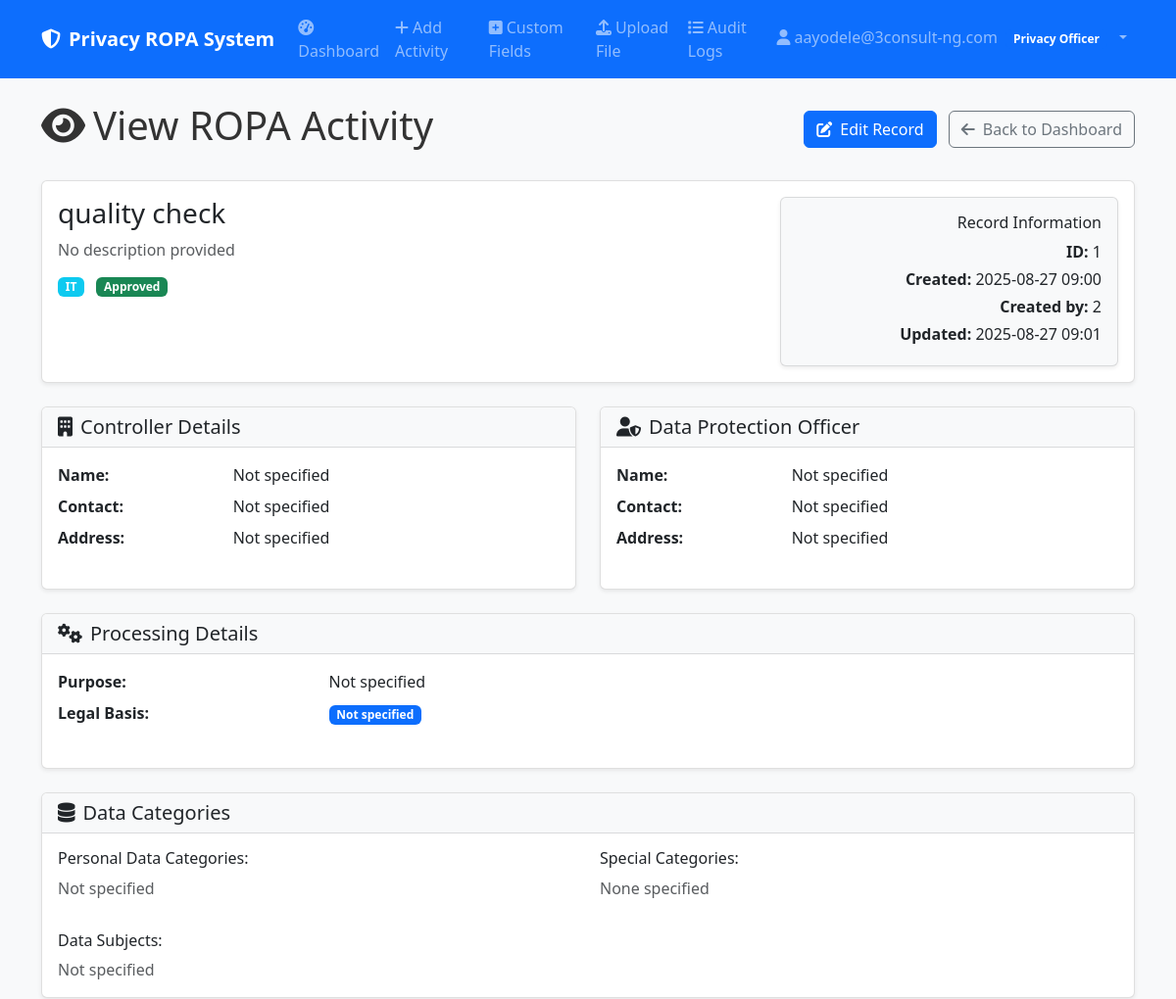
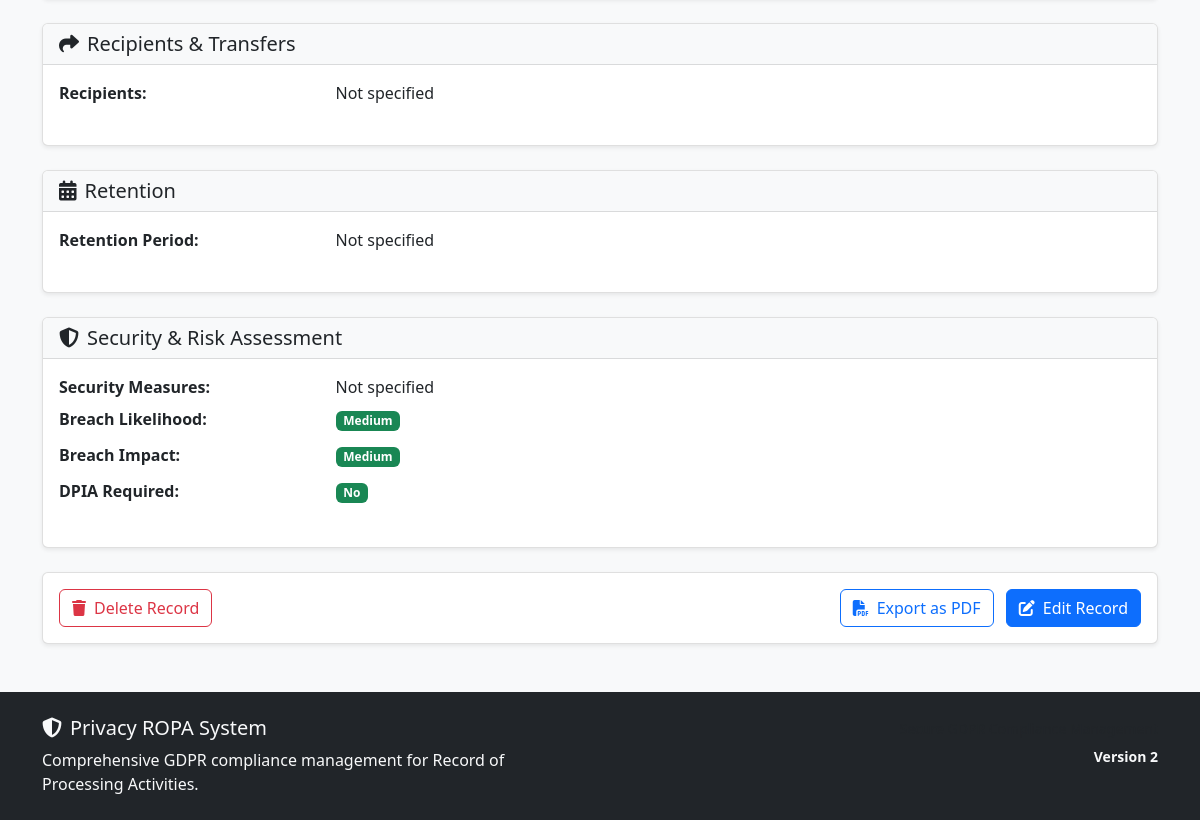
Screenshot of /ropa/1 (signed in) with the database file from the repository (2 pictures, top to bottom).
### models.py (models this page shows)
class User(UserMixin, db.Model):
    __tablename__ = 'users'
    id = db.Column(Integer, primary_key=True)
    email = db.Column(String(120), unique=True, nullable=False)
    password_hash = db.Column(String(256), nullable=False)
    role = db.Column(String(50), nullable=False, default='Privacy Champion')
    department = db.Column(String(100))
    created_at = db.Column(DateTime, default=datetime.utcnow)
    last_login = db.Column(DateTime)
    reset_token = db.Column(String(256), nullable=True)
    reset_token_expires = db.Column(DateTime, nullable=True)
    ropa_records = db.relationship('ROPARecord', foreign_keys='ROPARecord.created_by', backref='creator', lazy=True)

class ROPARecord(db.Model):
    __tablename__ = 'ropa_records'
    __table_args__ = {'extend_existing': True}
    id = db.Column(Integer, primary_key=True)
    processing_activity_name = db.Column(String(200), nullable=False)
    category = db.Column(String(100))
    description = db.Column(Text)
    department_function = db.Column(String(100))
    controller_name = db.Column(String(200))
    controller_contact = db.Column(String(200))
    controller_address = db.Column(Text)
    dpo_name = db.Column(String(200))
    dpo_contact = db.Column(String(200))
    dpo_address = db.Column(Text)
    processor_name = db.Column(String(200))
    processor_contact = db.Column(String(200))
    processor_address = db.Column(Text)
    representative_name = db.Column(String(200))
    representative_contact = db.Column(String(200))
    representative_address = db.Column(Text)
    processing_purpose = db.Column(Text)
    legal_basis = db.Column(String(200))
    legitimate_interests = db.Column(Text)
    data_categories = db.Column(Text)
    special_categories = db.Column(Text)
    data_subjects = db.Column(Text)
    recipients = db.Column(Text)
    third_country_transfers = db.Column(Text)
    safeguards = db.Column(Text)
    retention_period = db.Column(String(100))
    deletion_procedures = db.Column(Text)
    security_measures = db.Column(Text)
    breach_likelihood = db.Column(String(50))
    breach_impact = db.Column(String(50))
    risk_level = db.Column(String(50))
    dpia_required = db.Column(Boolean, default=False)
    dpia_outcome = db.Column(Text)
    status = db.Column(String(50), default='Draft')
    created_by = db.Column(Integer, db.ForeignKey('users.id'), nullable=False)
    created_at = db.Column(DateTime, default=datetime.utcnow)
    updated_at = db.Column(DateTime, default=datetime.utcnow, onupdate=datetime.utcnow)
    reviewed_by = db.Column(Integer, db.ForeignKey('users.id'))
    reviewed_at = db.Column(DateTime)
    review_comments = db.Column(Text)

### app.py (the view)
@app.route('/ropa/<int:id>')
@login_required
def view_ropa(id):
    record = models.ROPARecord.query.get_or_404(id)
    if current_user.role == 'Privacy Champion' and record.created_by != current_user.id:
        abort(403)
    from custom_tab_automation import get_approved_custom_fields_by_category
    from custom_tab_automation import get_custom_data_for_record
    try:
        custom_fields = get_approved_custom_fields_by_category()
        custom_data = get_custom_data_for_record(record.id)
    except:
        custom_fields = {}
        custom_data = {}
    return render_template('ropa_view.html', record=record, custom_fields=custom_fields, custom_data=custom_data)

### templates/ropa_view.html (shortened to what this page needs)
{% extends "base.html" %}
{% block content %}
<div class="d-flex justify-content-between align-items-center mb-4">
    <h1><i class="fas fa-eye me-2"></i>View ROPA Activity</h1>
    <div>
        <a href="{{ url_for('edit_activity', record_id=record.id) }}" class="btn btn-primary me-2">
            <i class="fas fa-edit me-2"></i>Edit Record
        </a>
        <a href="{{ url_for('index') }}" class="btn btn-outline-secondary">
            <i class="fas fa-arrow-left me-2"></i>Back to Dashboard
        </a>
    </div>
</div>
<div class="card mb-4">
    <div class="card-body">
        <div class="row">
            <div class="col-md-8">
                <h3 class="mb-2">{{ record.processing_activity_name }}</h3>
                <p class="text-muted mb-3">{{ record.description or 'No description provided' }}</p>
                <div class="d-flex flex-wrap gap-2">
                    {% if record.department_function %}
                    <span class="badge bg-info">{{ record.department_function }}</span>
                    {% endif %}
                    <span class="badge bg-{% if record.status == 'Approved' %}success{% elif record.status == 'Pending Review' %}warning{% elif record.status == 'Rejected' %}danger{% else %}secondary{% endif %}">
                        {{ record.status }}
                    </span>
                </div>
            </div>
            <div class="col-md-4 text-md-end">
                <div class="card bg-light">
                    <div class="card-body">
                        <h6 class="card-title">Record Information</h6>
                        <p class="card-text mb-1"><strong>ID:</strong> {{ record.id }}</p>
                        <p class="card-text mb-1"><strong>Created:</strong> {{ record.created_at.strftime('%Y-%m-%d %H:%M') if record.created_at else 'N/A' }}</p>
                        <p class="card-text mb-1"><strong>Created by:</strong> {{ record.created_by }}</p>
                        {% if record.updated_at %}
                        <p class="card-text mb-1"><strong>Updated:</strong> {{ record.updated_at.strftime('%Y-%m-%d %H:%M') }}</p>
                        {% endif %}
                    </div>
                </div>
            </div>
        </div>
    </div>
</div>
<div class="row">
    <div class="col-md-6 mb-4">
        <div class="card h-100">
            <div class="card-header">
                <h5 class="mb-0"><i class="fas fa-building me-2"></i>Controller Details</h5>
            </div>
            <div class="card-body">
                <dl class="row">
                    <dt class="col-sm-4">Name:</dt>
                    <dd class="col-sm-8">{{ record.controller_name or 'Not specified' }}</dd>
                    <dt class="col-sm-4">Contact:</dt>
                    <dd class="col-sm-8">{{ record.controller_contact or 'Not specified' }}</dd>
                    <dt class="col-sm-4">Address:</dt>
                    <dd class="col-sm-8">{{ record.controller_address or 'Not specified' }}</dd>
                </dl>
            </div>
        </div>
    </div>
    <div class="col-md-6 mb-4">
        <div class="card h-100">
            <div class="card-header">
                <h5 class="mb-0"><i class="fas fa-user-shield me-2"></i>Data Protection Officer</h5>
            </div>
            <div class="card-body">
                <dl class="row">
                    <dt class="col-sm-4">Name:</dt>
                    <dd class="col-sm-8">{{ record.dpo_name or 'Not specified' }}</dd>
                    <dt class="col-sm-4">Contact:</dt>
                    <dd class="col-sm-8">{{ record.dpo_contact or 'Not specified' }}</dd>
                    <dt class="col-sm-4">Address:</dt>
                    <dd class="col-sm-8">{{ record.dpo_address or 'Not specified' }}</dd>
                </dl>
            </div>
        </div>
    </div>
</div>
<div class="card mb-4">
    <div class="card-header">
        <h5 class="mb-0"><i class="fas fa-cogs me-2"></i>Processing Details</h5>
    </div>
    <div class="card-body">
        <dl class="row">
            <dt class="col-sm-3">Purpose:</dt>
            <dd class="col-sm-9">{{ record.processing_purpose or 'Not specified' }}</dd>
            <dt class="col-sm-3">Legal Basis:</dt>
            <dd class="col-sm-9">
                <span class="badge bg-primary">{{ record.legal_basis or 'Not specified' }}</span>
            </dd>
        </dl>
    </div>
</div>
<div class="card mb-4">
    <div class="card-header">
        <h5 class="mb-0"><i class="fas fa-database me-2"></i>Data Categories</h5>
    </div>
    <div class="card-body">
        <div class="row">
            <div class="col-md-6 mb-3">
                <h6>Personal Data Categories:</h6>
                {% if record.data_categories %}
                    {% for category in record.data_categories.split(', ') %}
                        <span class="badge bg-secondary me-1 mb-1">{{ category }}</span>
                    {% endfor %}
                {% else %}
                    <span class="text-muted">Not specified</span>
                {% endif %}
            </div>
            <div class="col-md-6 mb-3">
                <h6>Special Categories:</h6>
                {% if record.special_categories %}
                    {% for category in record.special_categories.split(', ') %}
                        <span class="badge bg-warning me-1 mb-1">{{ category }}</span>
                    {% endfor %}
                {% else %}
                    <span class="text-muted">None specified</span>
                {% endif %}
            </div>
        </div>
        <div class="mt-3">
            <h6>Data Subjects:</h6>
            {% if record.data_subjects %}
                {% for subject in record.data_subjects.split(', ') %}
                    <span class="badge bg-info me-1 mb-1">{{ subject }}</span>
                {% endfor %}
            {% else %}
                <span class="text-muted">Not specified</span>
            {% endif %}
        </div>
    </div>
</div>
<div class="card mb-4">
    <div class="card-header">
        <h5 class="mb-0"><i class="fas fa-share me-2"></i>Recipients & Transfers</h5>
    </div>
    <div class="card-body">
        <dl class="row">
            <dt class="col-sm-3">Recipients:</dt>
            <dd class="col-sm-9">{{ record.recipients or 'Not specified' }}</dd>
        </dl>
    </div>
</div>
<div class="card mb-4">
    <div class="card-header">
        <h5 class="mb-0"><i class="fas fa-calendar-alt me-2"></i>Retention</h5>
    </div>
    <div class="card-body">
        <dl class="row">
            <dt class="col-sm-3">Retention Period:</dt>
            <dd class="col-sm-9">{{ record.retention_period or 'Not specified' }}</dd>
        </dl>
    </div>
</div>
<div class="card mb-4">
    <div class="card-header">
        <h5 class="mb-0"><i class="fas fa-shield-alt me-2"></i>Security & Risk Assessment</h5>
    </div>
    <div class="card-body">
        <dl class="row">
            <dt class="col-sm-3">Security Measures:</dt>
            <dd class="col-sm-9">{{ record.security_measures or 'Not specified' }}</dd>
            <dt class="col-sm-3">Breach Likelihood:</dt>
            <dd class="col-sm-9">
                <span class="badge bg-{% if record.breach_likelihood == 'High' %}danger{% elif record.breach_likelihood == 'Medium' %}warning{% else %}success{% endif %}">
                    {{ record.breach_likelihood or 'Medium' }}
                </span>
            </dd>
            <dt class="col-sm-3">Breach Impact:</dt>
            <dd class="col-sm-9">
                <span class="badge bg-{% if record.breach_impact == 'High' %}danger{% elif record.breach_impact == 'Medium' %}warning{% else %}success{% endif %}">
                    {{ record.breach_impact or 'Medium' }}
                </span>
            </dd>
            <dt class="col-sm-3">DPIA Required:</dt>
            <dd class="col-sm-9">
                <span class="badge bg-{% if record.dpia_required == 'Yes' %}danger{% elif record.dpia_required == 'Consider' %}warning{% else %}success{% endif %}">
                    {{ record.dpia_required or 'No' }}
                </span>
            </dd>
        </dl>
    </div>
</div>
<div class="card">
    <div class="card-body">
        <div class="d-flex justify-content-between">
            <div>
                {% if current_user.role == 'Privacy Officer' or record.created_by == current_user.id %}
                <a href="{{ url_for('delete_activity', record_id=record.id) }}" class="btn btn-outline-danger"
                   onclick="return confirm('Are you sure you want to delete this record? This action cannot be undone.')">
                    <i class="fas fa-trash me-2"></i>Delete Record
                </a>
                {% endif %}
            </div>
            <div>
                <a href="{{ url_for('export_data', format='pdf') }}" class="btn btn-outline-primary me-2">
                    <i class="fas fa-file-pdf me-2"></i>Export as PDF
                </a>
                <a href="{{ url_for('edit_activity', record_id=record.id) }}" class="btn btn-primary">
                    <i class="fas fa-edit me-2"></i>Edit Record
                </a>
            </div>
        </div>
    </div>
</div>
{% endblock %}

### templates/base.html (shortened to what this page needs)
<!DOCTYPE html>
<html lang="en" data-bs-theme="light">
<head>
    <link href="https://cdn.jsdelivr.net/npm/bootstrap@5.3.0/dist/css/bootstrap.min.css" rel="stylesheet">
    <link href="https://cdnjs.cloudflare.com/ajax/libs/font-awesome/6.4.0/css/all.min.css" rel="stylesheet">
    <link href="{{ url_for('static', filename='css/custom.css') }}" rel="stylesheet">
</head>
<body>
    <nav class="navbar navbar-expand-lg navbar-dark bg-primary">
        <div class="container">
            <a class="navbar-brand fw-bold" href="{{ url_for('index') }}">
                <i class="fas fa-shield-alt me-2"></i>Privacy ROPA System
            </a>
            {% if current_user.is_authenticated %}
            <div class="collapse navbar-collapse" id="navbarNav">
                <ul class="navbar-nav me-auto">
                    <li class="nav-item">
                        <a class="nav-link" href="{{ url_for('index') }}">
                            <i class="fas fa-tachometer-alt me-1"></i>Dashboard
                        </a>
                    </li>
                    <li class="nav-item">
                        <a class="nav-link" href="{{ url_for('add_activity') }}">
                            <i class="fas fa-plus me-1"></i>Add Activity
                        </a>
                    </li>
                    <li class="nav-item">
                        <a class="nav-link" href="{{ url_for('custom_tabs') }}">
                            <i class="fas fa-plus-square me-1"></i>Custom Fields
                        </a>
                    </li>
                    {% if current_user.role == 'Privacy Officer' %}
                    <li class="nav-item">
                        <a class="nav-link" href="{{ url_for('upload_file') }}">
                            <i class="fas fa-upload me-1"></i>Upload File
                        </a>
                    </li>
                    <li class="nav-item">
                        <a class="nav-link" href="{{ url_for('audit_logs') }}">
                            <i class="fas fa-list me-1"></i>Audit Logs
                        </a>
                    </li>
                    {% endif %}
                </ul>
                <ul class="navbar-nav">
                    <li class="nav-item dropdown">
                        <a class="nav-link dropdown-toggle" href="#" role="button" data-bs-toggle="dropdown">
                            <i class="fas fa-user me-1"></i>{{ current_user.email }}
                            <span class="badge bg-primary ms-1">{{ current_user.role }}</span>
                        </a>
                    </li>
                </ul>
            </div>
            {% endif %}
        </div>
    </nav>
    <main class="container my-4">
        {% block content %}{% endblock %}
    </main>
    <footer class="bg-dark text-light py-4 mt-5">
        <div class="container">
            <div class="row">
                <div class="col-md-6">
                    <h5><i class="fas fa-shield-alt me-2"></i>Privacy ROPA System</h5>
                    <p class="mb-0">Comprehensive GDPR compliance management for Record of Processing Activities.</p>
                </div>
                <div class="col-md-6 text-md-end">
                    <p class="mb-0">
                        <small class="text-muted">
                        </small>
                    </p>
                    <p class="mb-0 mt-1">
                        <small class="text-light fw-bold">
                            Version 2
                        </small>
                    </p>
                </div>
            </div>
        </div>
    </footer>
</body>
</html>

### rows the page displays
User: email "aayodele@3consult-ng.com", role "Privacy Officer"
ROPARecord: processing_activity_name "quality check", description "No description provided", department_function "IT", status "Approved", id "1", created_at "2025-08-27 09:00", created_by "2", updated_at "2025-08-27 09:01", controller_name "Not specified", controller_contact "Not specified", controller_address "Not specified", dpo_name "Not specified", dpo_contact "Not specified", dpo_address "Not specified", processing_purpose "Not specified", legal_basis "Not specified", recipients "Not specified", retention_period "Not specified", security_measures "Not specified", breach_likelihood "Medium", breach_impact "Medium", dpia_required "No"
